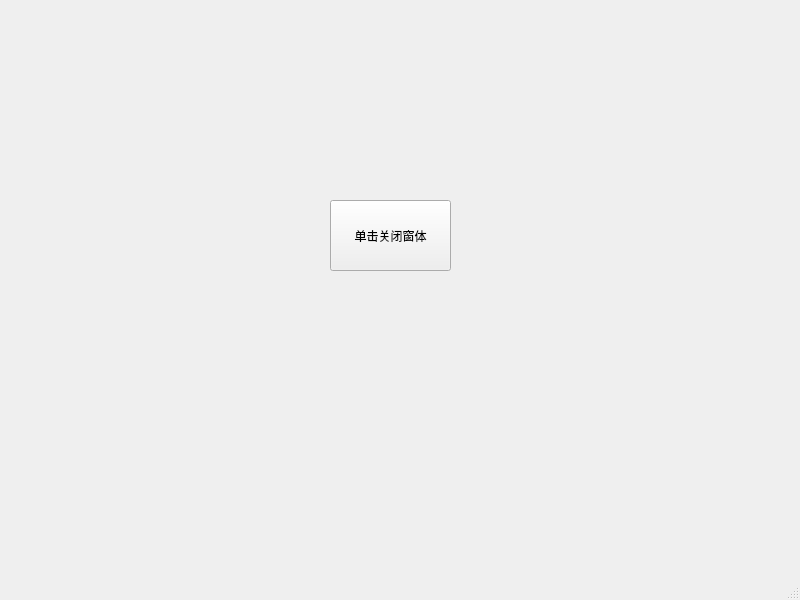
<?xml version="1.0" encoding="UTF-8"?>
<ui version="4.0">
 <class>MainWindow</class>
 <widget class="QMainWindow" name="MainWindow">
  <property name="geometry">
   <rect>
    <x>0</x>
    <y>0</y>
    <width>800</width>
    <height>600</height>
   </rect>
  </property>
  <property name="windowTitle">
   <string>MainWindow</string>
  </property>
  <widget class="QWidget" name="centralwidget">
   <widget class="QPushButton" name="pushButton">
    <property name="geometry">
     <rect>
      <x>330</x>
      <y>200</y>
      <width>121</width>
      <height>71</height>
     </rect>
    </property>
    <property name="text">
     <string>单击关闭窗体</string>
    </property>
   </widget>
  </widget>
  <widget class="QMenuBar" name="menubar">
   <property name="geometry">
    <rect>
     <x>0</x>
     <y>0</y>
     <width>800</width>
     <height>23</height>
    </rect>
   </property>
  </widget>
  <widget class="QStatusBar" name="statusbar"/>
 </widget>
 <resources/>
 <connections>
  <connection>
   <sender>pushButton</sender>
   <signal>clicked()</signal>
   <receiver>MainWindow</receiver>
   <slot>close()</slot>
   <hints>
    <hint type="sourcelabel">
     <x>344</x>
     <y>252</y>
    </hint>
    <hint type="destinationlabel">
     <x>399</x>
     <y>334</y>
    </hint>
   </hints>
  </connection>
 </connections>
</ui>
